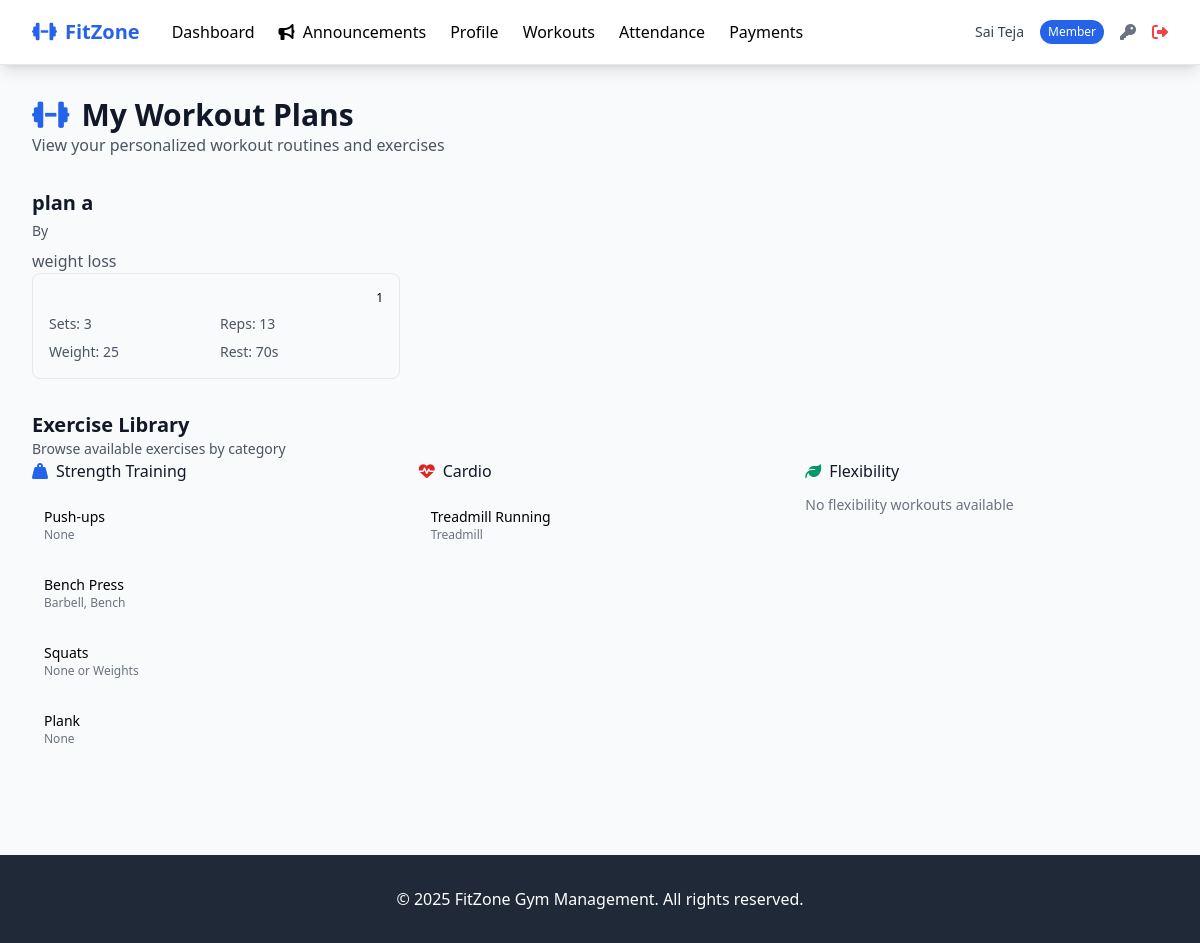
Screenshot of /member/workouts (signed in) with the database file from the repository.
### tables this page shows
CREATE TABLE users (
            id INTEGER PRIMARY KEY AUTOINCREMENT,
            username TEXT UNIQUE NOT NULL,
            email TEXT UNIQUE NOT NULL,
            password_hash TEXT NOT NULL,
            role TEXT NOT NULL CHECK (role IN ('admin', 'member', 'trainer')),
            full_name TEXT NOT NULL,
            phone TEXT,
            is_active BOOLEAN DEFAULT 1,
            created_at TIMESTAMP DEFAULT CURRENT_TIMESTAMP,
            updated_at TIMESTAMP DEFAULT CURRENT_TIMESTAMP
        );

CREATE TABLE member_workout_plans (
            id INTEGER PRIMARY KEY AUTOINCREMENT,
            member_id INTEGER NOT NULL,
            trainer_id INTEGER NOT NULL,
            name TEXT NOT NULL,
            description TEXT,
            start_date DATE,
            end_date DATE,
            is_active BOOLEAN DEFAULT 1,
            created_at TIMESTAMP DEFAULT CURRENT_TIMESTAMP,
            FOREIGN KEY (member_id) REFERENCES members (id),
            FOREIGN KEY (trainer_id) REFERENCES trainers (id)
        );

CREATE TABLE workout_plan_details (
            id INTEGER PRIMARY KEY AUTOINCREMENT,
            plan_id INTEGER NOT NULL,
            workout_id INTEGER NOT NULL,
            day_of_week INTEGER CHECK (day_of_week BETWEEN 1 AND 7), -- 1=Monday, 7=Sunday
            sets INTEGER,
            reps INTEGER,
            weight DECIMAL(5,2),
            rest_seconds INTEGER,
            notes TEXT,
            FOREIGN KEY (plan_id) REFERENCES member_workout_plans (id),
            FOREIGN KEY (workout_id) REFERENCES workouts (id)
        );

CREATE TABLE workouts (
            id INTEGER PRIMARY KEY AUTOINCREMENT,
            name TEXT NOT NULL,
            description TEXT,
            category TEXT, -- strength, cardio, flexibility, etc.
            difficulty_level TEXT CHECK (difficulty_level IN ('beginner', 'intermediate', 'advanced')),
            duration_minutes INTEGER,
            calories_burned INTEGER,
            instructions TEXT,
            equipment_needed TEXT,
            is_active BOOLEAN DEFAULT 1,
            created_by INTEGER, -- trainer_id
            created_at TIMESTAMP DEFAULT CURRENT_TIMESTAMP,
            FOREIGN KEY (created_by) REFERENCES trainers (id)
        );

### routes/member_routes.py (the view)
@member_routes_bp.route('/workouts')
@login_required
@member_required
def workouts():
    user_id = session['user_id']
    member = Member.get_by_user_id(user_id)
    workout_plans = MemberWorkoutPlan.get_member_plans(member.id)
    plans_with_details = []
    for plan in workout_plans:
        details = WorkoutPlanDetail.get_plan_details(plan.id)
        plans_with_details.append({
            "plan": plan,
            "details": details
        })
    strength_workouts = Workout.get_by_category('strength')
    cardio_workouts = Workout.get_by_category('cardio')
    flexibility_workouts = Workout.get_by_category('flexibility')
    return render_template(
        'member/workouts.html',
        workout_plans=plans_with_details,
        strength_workouts=strength_workouts,
        cardio_workouts=cardio_workouts,
        flexibility_workouts=flexibility_workouts
    )

### models/database.py (called while the page is built)
def get_db_connection(db_path='gym_management.db'):
    conn = sqlite3.connect(db_path)
    conn.row_factory = sqlite3.Row
    conn.execute("PRAGMA foreign_keys = ON")
    return conn

def execute_query(query, params=(), db_path='gym_management.db', fetch=False):
    conn = get_db_connection(db_path)
    cursor = conn.cursor()
    try:
        cursor.execute(query, params)
        if fetch:
            result = cursor.fetchall()
            conn.close()
            return result
        else:
            conn.commit()
            last_id = cursor.lastrowid
            conn.close()
            return last_id
    except Exception as e:
        conn.close()
        try:
            from flask import current_app
            current_app.logger.error(f"DB Error: {e} | Query: {query} | Params: {params}")
        except:
            print(f"DB Error: {e} | Query: {query} | Params: {params}")
        raise

### models/member.py (called while the page is built)
def _to_date(d):
    if d is None or isinstance(d, date):
        return d
    try:
        return datetime.fromisoformat(str(d)).date()
    except Exception:
        try:
            return datetime.strptime(str(d), "%Y-%m-%d").date()
        except Exception:
            return d  # leave as-is if not parseable

    @classmethod
    def _db_path(cls):
        return current_app.config.get('DATABASE_PATH', 'gym_management.db')

### models/workout.py (called while the page is built)
    @classmethod
    def get_by_category(cls, category):
        db_path = current_app.config.get('DATABASE_PATH', 'gym_management.db')
        query = 'SELECT * FROM workouts WHERE category = ? AND is_active = 1'
        results = execute_query(query, (category,), db_path, fetch=True)
        workouts = []
        for row in results:
            workout = cls(
                id=row[0], name=row[1], description=row[2], category=row[3],
                difficulty_level=row[4], duration_minutes=row[5],
                calories_burned=row[6], instructions=row[7],
                equipment_needed=row[8], is_active=bool(row[9]), created_by=row[10]
            )
            workouts.append(workout)
        return workouts

### templates/member/workouts.html (shortened to what this page needs)
{% extends "base.html" %}
{% block content %}
<div class="mb-8">
    <h1 class="text-3xl font-bold text-gray-900">
        <i class="fas fa-dumbbell mr-3 text-primary"></i>My Workout Plans
    </h1>
    <p class="text-gray-600">View your personalized workout routines and exercises</p>
</div>
{% if workout_plans %}
<div class="space-y-6 mb-8">
    {% for plan_data in workout_plans %}
    {% set plan = plan_data.plan %}
    {% set details = plan_data.details %}
    <div class="card">
        <div class="card-header">
            <div class="flex justify-between items-center">
                <div>
                    <h3 class="text-xl font-semibold text-gray-900">{{ plan.name }}</h3>
                    <p class="text-gray-600 text-sm mt-1">By {{ plan.trainer_name }}</p>
                </div>
            </div>
            {% if plan.description %}
            <p class="text-gray-600 mt-2">{{ plan.description }}</p>
            {% endif %}
        </div>
        <div class="card-body">
            {% if details %}
            <div class="grid grid-cols-1 md:grid-cols-2 lg:grid-cols-3 gap-4">
                {% for detail in details %}
                <div class="border border-gray-200 rounded-lg p-4 hover:shadow-sm transition-shadow">
                    <div class="flex justify-between items-start mb-2">
                        {% if detail.day_of_week %}
                        <span class="badge badge-info text-xs">{{ detail.day_of_week|title }}</span>
                        {% endif %}
                    </div>
                    <div class="grid grid-cols-2 gap-2 text-sm text-gray-600">
                        {% if detail.sets %}
                        <div>Sets: <span class="font-medium">{{ detail.sets }}</span></div>
                        {% endif %}
                        {% if detail.reps %}
                        <div>Reps: <span class="font-medium">{{ detail.reps }}</span></div>
                        {% endif %}
                        {% if detail.weight %}
                        <div>Weight: <span class="font-medium">{{ detail.weight }}</span></div>
                        {% endif %}
                        {% if detail.rest_seconds %}
                        <div>Rest: <span class="font-medium">{{ detail.rest_seconds }}s</span></div>
                        {% endif %}
                    </div>
                </div>
                {% endfor %}
            </div>
            {% else %}
            <div class="text-center py-6 text-gray-500">
                <i class="fas fa-plus-circle text-2xl mb-2"></i>
                <p>No exercises added yet</p>
            </div>
            {% endif %}
        </div>
    </div>
    {% endfor %}
</div>
{% endif %}
<div class="card">
    <div class="card-header">
        <h3 class="text-xl font-semibold text-gray-900">Exercise Library</h3>
        <p class="text-gray-600 text-sm">Browse available exercises by category</p>
    </div>
    <div class="card-body">
        <div class="grid grid-cols-1 md:grid-cols-3 gap-6">
            <div>
                <h4 class="font-medium text-gray-900 mb-3">
                    <i class="fas fa-weight-hanging mr-2 text-primary"></i>Strength Training
                </h4>
                <div class="space-y-2">
                    {% for workout in strength_workouts %}
                    <div class="p-3 bg-gray-50 rounded-lg">
                        <div class="font-medium text-sm">{{ workout.name }}</div>
                        {% if workout.equipment_needed %}
                        <div class="text-xs text-gray-500">{{ workout.equipment_needed }}</div>
                        {% endif %}
                    </div>
                    {% endfor %}
                </div>
            </div>
            <div>
                <h4 class="font-medium text-gray-900 mb-3">
                    <i class="fas fa-heartbeat mr-2 text-danger"></i>Cardio
                </h4>
                <div class="space-y-2">
                    {% for workout in cardio_workouts %}
                    <div class="p-3 bg-gray-50 rounded-lg">
                        <div class="font-medium text-sm">{{ workout.name }}</div>
                        {% if workout.equipment_needed %}
                        <div class="text-xs text-gray-500">{{ workout.equipment_needed }}</div>
                        {% endif %}
                    </div>
                    {% endfor %}
                </div>
            </div>
            <div>
                <h4 class="font-medium text-gray-900 mb-3">
                    <i class="fas fa-leaf mr-2 text-secondary"></i>Flexibility
                </h4>
                <div class="space-y-2">
                    {% if not flexibility_workouts %}
                    <p class="text-gray-500 text-sm">No flexibility workouts available</p>
                    {% endif %}
                </div>
            </div>
        </div>
    </div>
</div>
{% endblock %}

### templates/base.html (shortened to what this page needs)
<!DOCTYPE html>
<html lang="en">
<head>
    <script src="https://cdn.tailwindcss.com"></script>
    <link href="https://cdnjs.cloudflare.com/ajax/libs/font-awesome/6.4.0/css/all.min.css" rel="stylesheet">
</head>
<body class="bg-gray-50 min-h-screen">
    {% if session.user_id %}
    <nav class="bg-white shadow-lg border-b border-gray-200">
        <div class="max-w-7xl mx-auto px-4 sm:px-6 lg:px-8">
            <div class="flex justify-between h-16">
                <div class="flex items-center space-x-8">
                    <div class="flex-shrink-0">
                        <h1 class="text-xl font-bold text-primary">
                            <i class="fas fa-dumbbell mr-2"></i>FitZone
                        </h1>
                    </div>
                    <div class="hidden md:flex space-x-6">
    {% if session.role == 'admin' %}
        <a href="{{ url_for('admin.dashboard') }}" class="nav-link">Dashboard</a>
        <a href="{{ url_for('admin.announcements') }}" class="nav-link">
            <i class="fas fa-bullhorn mr-1"></i> Announcements
        </a>
        <a href="{{ url_for('admin.members') }}" class="nav-link">Members</a>
        <a href="{{ url_for('admin.trainers') }}" class="nav-link">Trainers</a>
        <a href="{{ url_for('admin.membership_plans') }}" class="nav-link">Plans</a>
        <a href="{{ url_for('admin.payments') }}" class="nav-link">Payments</a>
        <a href="{{ url_for('admin.equipment_list') }}" class="nav-link">Equipment</a>
        <a href="{{ url_for('admin.reports') }}" class="nav-link">Reports</a>
    {% elif session.role == 'member' %}
        <a href="{{ url_for('member.dashboard') }}" class="nav-link">Dashboard</a>
        <a href="{{ url_for('member.announcements') }}" class="nav-link">
            <i class="fas fa-bullhorn mr-1"></i> Announcements
        </a>
        <a href="{{ url_for('member.profile') }}" class="nav-link">Profile</a>
        <a href="{{ url_for('member.workouts') }}" class="nav-link">Workouts</a>
        <a href="{{ url_for('member.attendance') }}" class="nav-link">Attendance</a>
        <a href="{{ url_for('member.payments') }}" class="nav-link">Payments</a>
    {% endif %}
</div>
                </div>
                <div class="flex items-center space-x-4">
                    <span class="text-sm text-gray-700">{{ session.full_name }}</span>
                    <span class="px-2 py-1 text-xs bg-primary text-white rounded-full">{{ session.role|title }}</span>
                    <a href="{{ url_for('auth.change_password_form') }}" class="text-gray-500 hover:text-gray-700">
                        <i class="fas fa-key"></i>
                    </a>
                    <a href="{{ url_for('auth.logout') }}" class="text-red-500 hover:text-red-700">
                        <i class="fas fa-sign-out-alt"></i>
                    </a>
                </div>
            </div>
        </div>
    </nav>
    {% endif %}
    <main class="max-w-7xl mx-auto px-4 sm:px-6 lg:px-8 py-8">
        {% block content %}{% endblock %}
    </main>
    <footer class="bg-gray-800 text-white mt-16">
        <div class="max-w-7xl mx-auto px-4 sm:px-6 lg:px-8 py-8">
            <div class="text-center">
                <p>&copy; {{ date.today().year }} FitZone Gym Management. All rights reserved.</p>
            </div>
        </div>
    </footer>
</body>
</html>

### templates/base.html (style rules this page uses)
.nav-link { @apply text-gray-600 hover:text-primary transition-colors duration-200 font-medium; }
.card { @apply bg-white rounded-xl shadow-sm border border-gray-200 overflow-hidden; }
.card-header { @apply px-6 py-4 border-b border-gray-200 bg-gray-50; }
.card-body { @apply p-6; }
.badge { @apply inline-flex items-center px-2.5 py-0.5 rounded-full text-xs font-medium; }
.badge-info { @apply bg-blue-100 text-blue-800; }

### rows the page displays
users: full_name "Sai Teja", role "Member"
member_workout_plans: name "plan a", description "weight loss"
workout_plan_details: day_of_week "1", sets "3", reps "13", weight "25", rest_seconds "70"
workouts: name "Push-ups", equipment_needed "None"
workouts: name "Bench Press", equipment_needed "Barbell, Bench"
workouts: name "Squats", equipment_needed "None or Weights"
workouts: name "Plank", equipment_needed "None"
workouts: name "Treadmill Running", equipment_needed "Treadmill"
